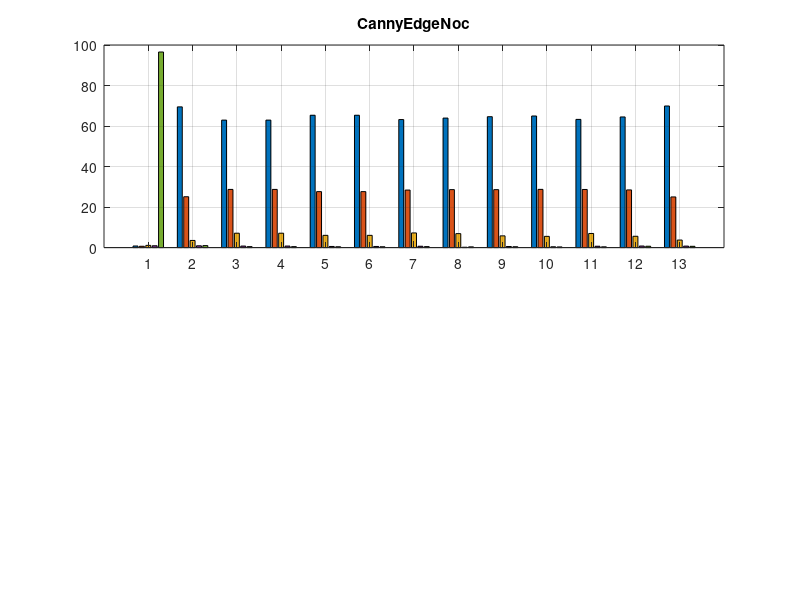

Source code (MATLAB): (Note: this script raises an error after producing the figure.)
yNoc = [0.78794 0.655831 1.09698 0.915332 96.5439; 69.466 25.1077 3.53144 0.904393 0.990525; 62.9283 28.7188 7.1067 0.759346 0.48676; 62.9283 28.7188 7.1067 0.759346 0.48676; 65.3331 27.633 6.04764 0.558243 0.427987; 65.3331 27.633 6.04764 0.558243 0.427987; 63.2025 28.3951 7.24157 0.66335 0.497512; 63.9277 28.622 6.89994 0.176922 0.373501; 64.6154 28.6114 5.79421 0.539461 0.43956; 64.9571 28.7419 5.54741 0.418673 0.334938; 63.2802 28.6867 6.96988 0.669423 0.393778; 64.4883 28.4724 5.58941 0.777474 0.67241; 69.8947 25.0105 3.72632 0.736842 0.631579] ;
yOcc = [0.78794 0.655831 1.09698 0.915332 96.5439; 69.466 25.1077 3.53144 0.904393 0.990525; 62.9283 28.7188 7.1067 0.759346 0.48676; 62.9283 28.7188 7.1067 0.759346 0.48676; 65.3331 27.633 6.04764 0.558243 0.427987; 65.3331 27.633 6.04764 0.558243 0.427987; 63.2025 28.3951 7.24157 0.66335 0.497512; 63.9277 28.622 6.89994 0.176922 0.373501; 64.6154 28.6114 5.79421 0.539461 0.43956; 64.9571 28.7419 5.54741 0.418673 0.334938; 63.2802 28.6867 6.96988 0.669423 0.393778; 64.4883 28.4724 5.58941 0.777474 0.67241; 69.8947 25.0105 3.72632 0.736842 0.631579] ;
sgbmNoc = [67.0669 24.0676 5.35516 1.33997 2.17037; 90.59 4.4789 1.48579 1.50732 1.93798; 87.6947 5.97741 2.58956 1.86916 1.86916; 87.6947 5.97741 2.58956 1.86916 1.86916; 88.3141 5.84295 2.34462 1.67473 1.8236; 88.3141 5.84295 2.34462 1.67473 1.8236; 87.1015 6.33868 2.81924 1.82421 1.91634; 87.9104 6.09397 2.57519 1.53332 1.88716; 89.031 5.83417 1.91808 1.2987 1.91808; 89.8472 5.63115 1.44442 1.10948 1.96776; 88.0488 5.94605 2.53987 1.53574 1.92951; 89.5146 5.27422 1.55495 1.57596 2.08027; 90.9053 4.77895 1.11579 1.26316 1.93684] ;
sgbmOcc = [67.0669 24.0676 5.35516 1.33997 2.17037; 90.59 4.4789 1.48579 1.50732 1.93798; 87.6947 5.97741 2.58956 1.86916 1.86916; 87.6947 5.97741 2.58956 1.86916 1.86916; 88.3141 5.84295 2.34462 1.67473 1.8236; 88.3141 5.84295 2.34462 1.67473 1.8236; 87.1015 6.33868 2.81924 1.82421 1.91634; 87.9104 6.09397 2.57519 1.53332 1.88716; 89.031 5.83417 1.91808 1.2987 1.91808; 89.8472 5.63115 1.44442 1.10948 1.96776; 88.0488 5.94605 2.53987 1.53574 1.92951; 89.5146 5.27422 1.55495 1.57596 2.08027; 90.9053 4.77895 1.11579 1.26316 1.93684] ;

x = [1:1:13] ; 
 figure() ; 
 subplot(2,1,1); 
 bar(x,yNoc);
 grid on ; 
title('CannyEdgeNoc');

ax=gca; 
 ax.XTickLabel = {'1Edge', '2Edge','4Edge','8Edge','12Edge', '16Edge','16PointAl','16PointDia','12Point', '8PointAl','4PointDia','2point','1point'} 
ax.XTickLabelRotation=45;
subplot(2,1,2); 
 bar(x,sgbmNoc);
 grid on ; 
title('SGBMNoc');

ax=gca; 
 ax.XTickLabel = {'1Edge', '2Edge','4Edge','8Edge','12Edge', '16Edge','16PointAl','16PointDia','12Point', '8PointAl','4PointDia','2point','1point'} 
ax.XTickLabelRotation=45;
 figure() ; 
 subplot(2,1,1); 
 bar(x,yOcc);
 grid on ; 
title('CannyEdgeOcc');

ax=gca; 
 ax.XTickLabel = {'1Edge', '2Edge','4Edge','8Edge','12Edge', '16Edge','16PointAl','16PointDia','12Point', '8PointAl','4PointDia','2point','1point'} 
ax.XTickLabelRotation=45;
subplot(2,1,2); 
 bar(x,sgbmOcc);
 grid on ; 
title('SGBMOcc');

ax=gca; 
 ax.XTickLabel = {'1Edge', '2Edge','4Edge','8Edge','12Edge', '16Edge','16PointAl','16PointDia','12Point', '8PointAl','4PointDia','2point','1point'} 
ax.XTickLabelRotation=45;
